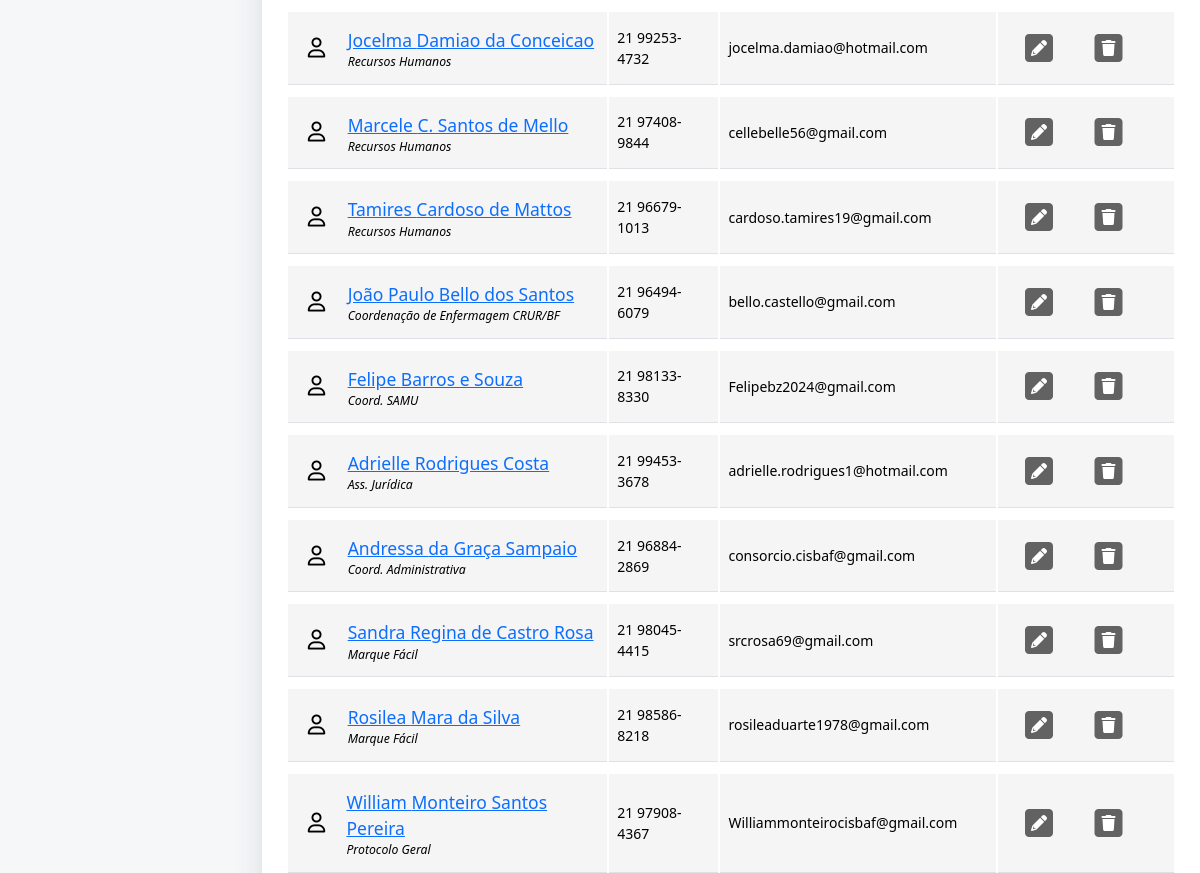
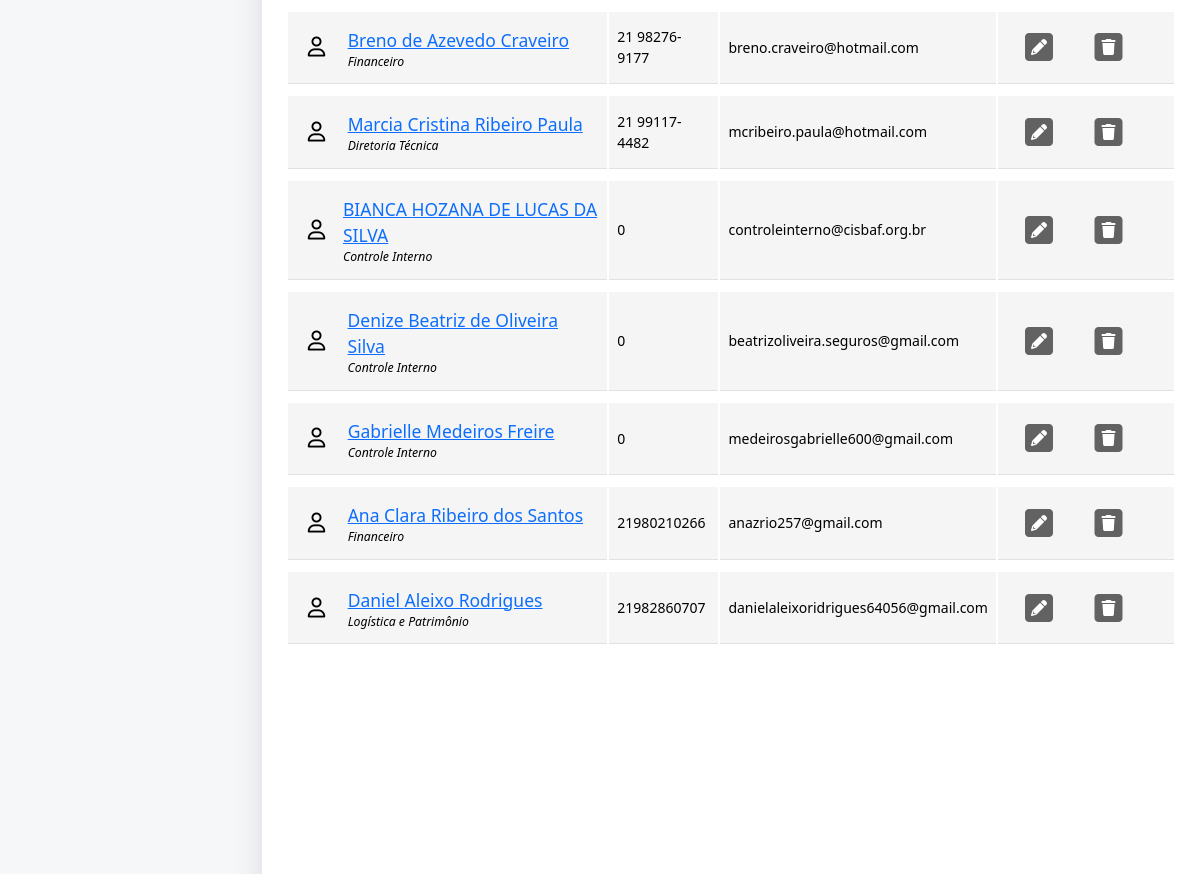
Before: /dash/fiscais (signed in, middle part) with the older database file (2 pictures, top to bottom).
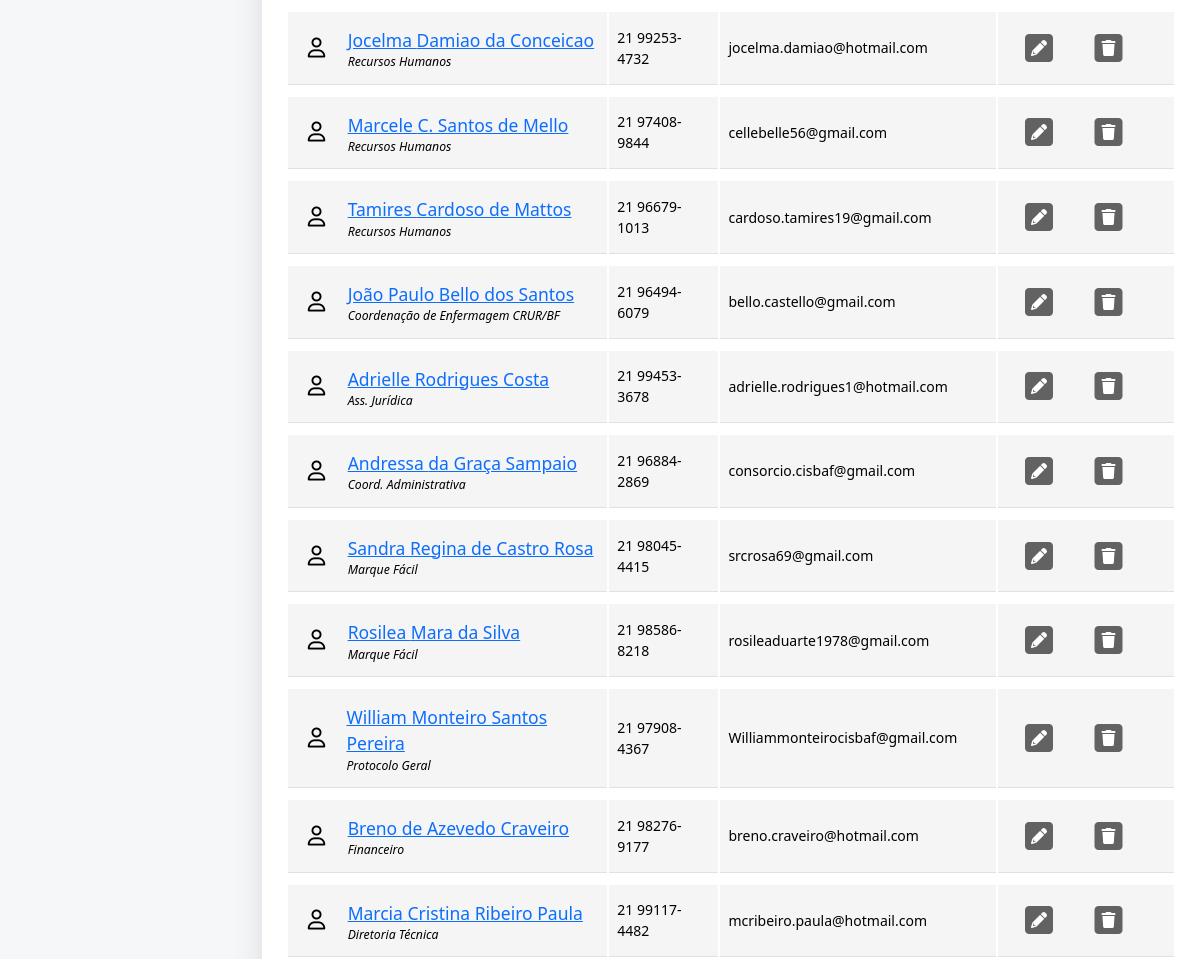
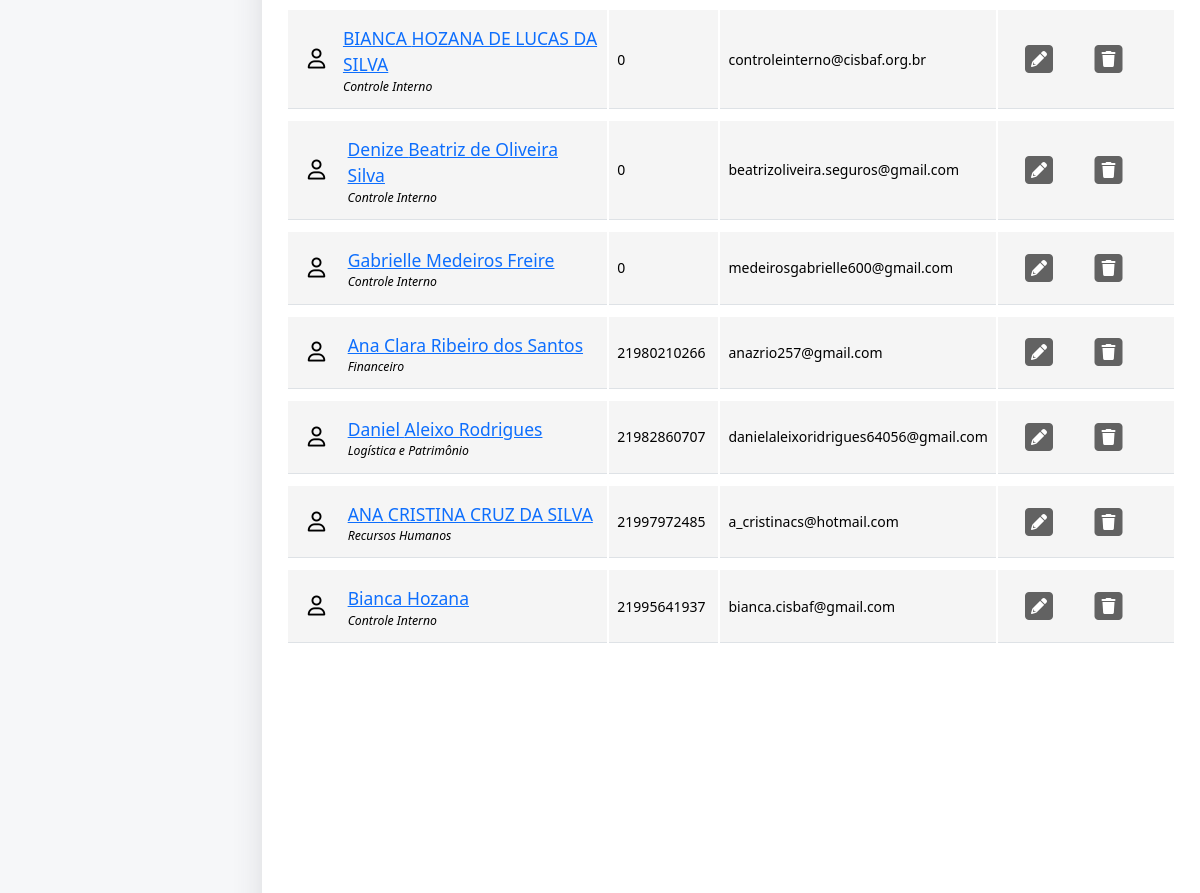
After: the same page with the newer database file (2 pictures, top to bottom).
### accounts/models.py (models this page shows, shortened)
class CustomUser(AbstractUser):
    cell_phone = models.CharField('celular', max_length=100, blank=True, null=True)
    sector = models.ForeignKey(Sector, on_delete=models.DO_NOTHING, blank=True, null=True)
    theme = models.TextField(null=True, blank=True)
    infos_json = None
    @classmethod
    def get_users(cls, **kwargs):
        data_users = CustomUser.objects.filter(**kwargs)
        for user in data_users:
            user.att_json()
        return data_users
    def att_json(self):
        self.infos_json = {
        'id': self.pk,
        'name': f'{self.first_name} {self.last_name}',
        'email': self.email,
        'cell_phone': self.cell_phone,
        'sector': {'id': self.sector.pk, 'name': self.sector.name},
        }

class Sector(models.Model):
    name = models.CharField('Setor', unique=True, max_length=200)
    users = None

### contracts/views/view_dash.py (the view)
# urls.py: path('dash/fiscais', view_dash.dash_fiscais, name="contract_dash_fiscais"),
@login_required(login_url='contract_login')
def dash_fiscais(request, pk: int=None):
    context = {
        'data_users': CustomUser.get_users(),
        'search_page': True,
        'term': pk if pk else None
        }
    return render(request, 'contract_dash_fiscais.html', context=context)

### contracts/templates/contract_dash_fiscais.html (shortened to what this page needs)
{% extends 'static/contracts/base_dash.html' %}
{% load static %}
{% block body %}
<div class="container">
    <br>
    <div class="container">
        <div class="row">
            <div class="col-lg-12">
                <div class="main-box clearfix">
                    <div class="table-responsive" style="overflow: auto;max-height: 80vh;">
                        <table class="table user-list">
                            <tbody>
                                {% for fiscal in data_users %}
                                <tr id="fiscal-{{ fiscal.pk }}" name="search">
                                    <td name="search" data-pk={{ fiscal.pk }}>
                                       <div class="d-flex"  style="gap: 10px;">
                                        <i style="width: 30px;align-self: center;font-size:20px;" class="fa-regular fa-user "></i>
                                        <div class="d-flex flex-column" >
                                            <a href="#" class="user-link" style="margin-left: 0px;">{{ fiscal.first_name }} {{ fiscal.last_name }} </a>
                                            <span class="user-subhead">{{ fiscal.sector.name }}</span>
                                          </div>
                                       </div>
                                    </td>
                                    <td name="search" data-pk={{ fiscal.pk }}>
                                        {{ fiscal.cell_phone }}
                                    </td>
                                    <td name="search" data-pk={{ fiscal.pk }}>
                                        {{ fiscal.email }}
                                    </td>
                                    <td style="width: 20%;">
                                        <button type="button" class="btn" onclick="EditUserCanvas(`{{fiscal.infos_json|safe}}`);">
                                            <span class="fa-stack">
                                                <i class="fa fa-square fa-stack-2x icon-bg"></i>
                                                <i class="fa fa-pencil fa-stack-1x fa-inverse icon-c"></i>
                                            </span>
                                        </button>
                                        <button type="button" class="btn" onclick="DeleteFiscal('{{ fiscal.first_name }} {{ fiscal.last_name }}', {{ fiscal.pk }})" class="table-link danger">
                                            <span class="fa-stack">
                                                <i class="fa fa-square fa-stack-2x icon-bg"></i>
                                                <i class="fa fa-trash fa-stack-1x fa-inverse icon-c"></i>
                                            </span>
                                        </button>
                                    </td>
                                </tr>
                                {% endfor %}
                            </tbody>
                        </table>
                    </div>
                </div>
            </div>
        </div>
    </div>
</div>
{% endblock body %}

### templates/static/contracts/base_dash.html (shortened to what this page needs)
<!DOCTYPE html>
{% load static %}
<html lang="pt-br">
  <head>
    <link rel="stylesheet" href="https://cdnjs.cloudflare.com/ajax/libs/font-awesome/6.0.0-beta3/css/all.min.css">
    {% include 'parciais/contracts/_head_dash.html' %}
  </head>
  <body>
    <div class="page">
      <div class="pageLeft">
      </div>
      <div class="pageRight shadow" style="overflow:auto;">
        {% block body %}{% endblock body %}
      </div>
    </div>
  </body>
</html>

### templates/parciais/contracts/_head_dash.html (shortened to what this page needs)
{%load static%}
<link rel="stylesheet" href="{% static 'global/bootstrap5.min.css' %}">
<link rel="stylesheet" href="{% static 'contracts/css/global.css' %}">

### templates/static/contracts/css/global.css (style rules this page uses)
* { margin: 0; padding: 0; box-sizing: border-box; }
html, body { height: 100%; width: 100%; }
.icon-bg { color: var(--icon-bc); }
.icon-c { color: var(--icon-c); }
.shadow { box-shadow: 0 .15rem 1.75rem 0 rgba(58, 59, 69, .15) !important; }
.page { display: flex; background-color: var(--background-color); height: 100%; }
.pageRight { flex: 3; background-color: transparent; }
.user-list tbody td .user-link { display: block; font-size: 1.25em; padding-top: 3px; margin-left: 60px; }
.user-list tbody td .user-subhead { font-size: 0.875em; font-style: italic; }
.table { border-collapse: separate; }
.table tbody > tr > td:first-child, .table thead > tr > th:first-child { padding-left: 20px; }

Changed rows visible on the page:
removed CustomUser: first_name "Felipe", last_name "Barros e Souza", sector.name "Coord. SAMU", cell_phone "21 98133-8330", email "Felipebz2024@gmail.com"
added CustomUser: first_name "ANA", last_name "CRISTINA CRUZ DA SILVA", sector.name "Recursos Humanos", cell_phone "21997972485", email "a_cristinacs@hotmail.com"
added CustomUser: first_name "Bianca", last_name "Hozana", sector.name "Controle Interno", cell_phone "21995641937", email "bianca.cisbaf@gmail.com"
